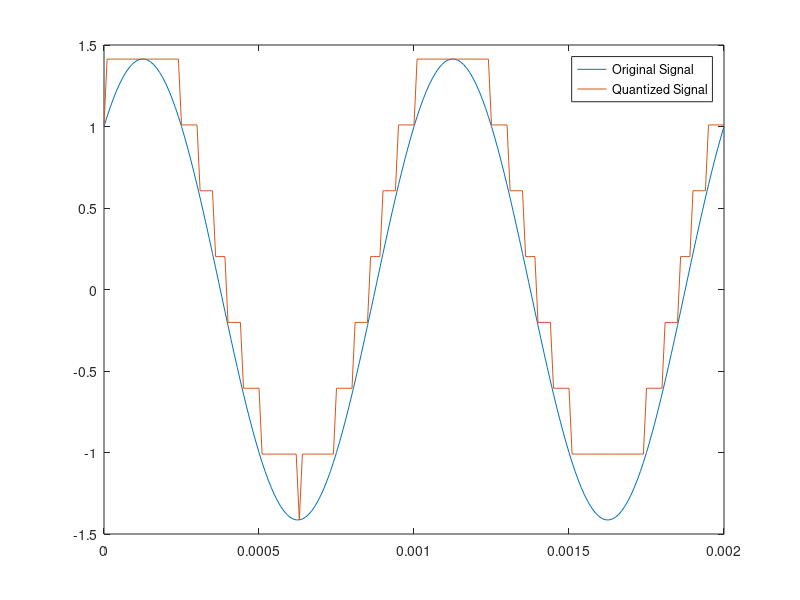

MATLAB code to generate this figure:
clc;
Ts=0.0001;
t=0:0.00001:20*Ts;
sig=sin(2000*pi*t)+cos(2000*pi*t);

maxsig=max(sig);%signal max
interv=2*maxsig/(2^3-1);
u=maxsig+interv;


partition=[-maxsig:interv:maxsig];
disp(partition);

codebook=[-maxsig:interv:u];
[index,quants]=quantiz(sig,partition,codebook);
disp(index);


plot(t,sig,'-',t,quants,'-');
legend('Original Signal','Quantized Signal');
